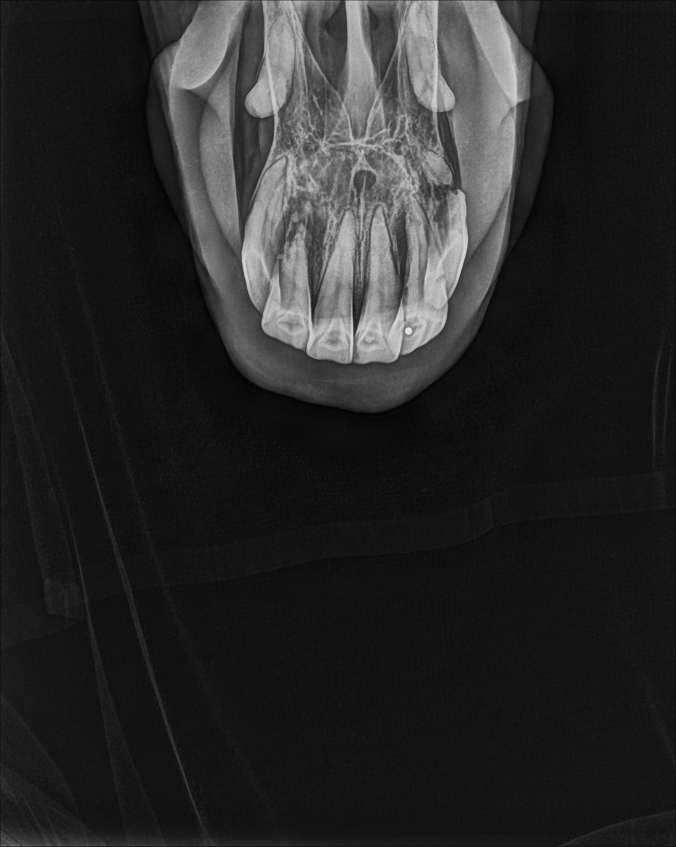
#> input picture resources/prova1.jpg, 2028 x 2540 px (shown at 1/3 size)
$ python automatic_analysis.py
#> lines starting #> are read from the running program, lines starting #| are printed output that depends on the picture
import cv2
import numpy as np
import matplotlib.pyplot as plt
from matplotlib.widgets import PolygonSelector
from matplotlib.path import Path as MplPath
from skimage.transform import resize
from skimage import exposure
from EntropyHub import DistEn2D

# ────────────────────────────────
# AUXILIARY FUNCTIONS
# ────────────────────────────────

def distEn2D_screening_classification(distance):
    if distance <= 0.2:
        return "No digital alterations", "No significant alterations detected in image texture."
    elif 0.2 < distance <= 0.4:
        return "Mild suspicion of EOTRH", "Mild texture alterations that may correspond to early stages."
    elif 0.4 < distance <= 0.6:
        return "Moderate suspicion of EOTRH", "Moderate texture alterations compatible with EOTRH."
    else:
        return "Strong suspicion of EOTRH", "Severe texture alterations coinciding with advanced EOTRH."

def load_and_prepare_image(image_path):
    # Load the image
    image = cv2.imread(image_path)
    if image is None:
        raise ValueError(f"Could not load image from {image_path}")

    # Convert to grayscale
    gray_image = cv2.cvtColor(image, cv2.COLOR_BGR2GRAY)

    # Normalize the image
    norm_image = cv2.normalize(gray_image, None, 0, 255, cv2.NORM_MINMAX)

    return norm_image

def select_polygon_roi(image):
    fig, ax = plt.subplots()
    ax.imshow(image, cmap='gray')
    ax.set_title("Select ROI with polygon (close polygon with right click)")

    selector = PolygonSelector(ax, lambda *args: None)
    plt.show()

    return selector.verts

def extract_polygonal_roi(image, vertices):
    # Create polygon mask
    h, w = image.shape
    x, y = np.meshgrid(np.arange(w), np.arange(h))
    x, y = x.flatten(), y.flatten()
    points = np.vstack((x, y)).T

    path = MplPath(vertices)
    mask = path.contains_points(points)
    mask = mask.reshape(h, w)

    # Apply mask
    roi = np.zeros_like(image)
    roi[mask] = image[mask]

    return roi

def calculate_entropy_distance(roi):
    # Resize ROI to standard size
    roi_resized = resize(roi, (100, 100))

    # Normalize image
    roi_norm = exposure.equalize_hist(roi_resized)

    # Calculate DistEn2D
    _, dist = DistEn2D(roi_norm, m=2, tau=1)

    return dist

def automatic_analysis():
    print("\n--- Automatic Digital Analysis ---")
    print("This analysis evaluates digital alterations in radiographic images.")

    # Request image path
    image_path = input("Enter the path to the radiographic image: ")
#> the answer given: ../resources/prova1.jpg

    try:
        # Load and prepare image
        image = load_and_prepare_image(image_path)
#> in load_and_prepare_image, image is the input picture: shape (2540, 2028, 3); min 0, max 238, mean 40.2

        # Select ROI for each tooth
        print("\nSelect ROI for tooth 101:")
        vertices_101 = select_polygon_roi(image)
#> in select_polygon_roi, `plt.show()`:
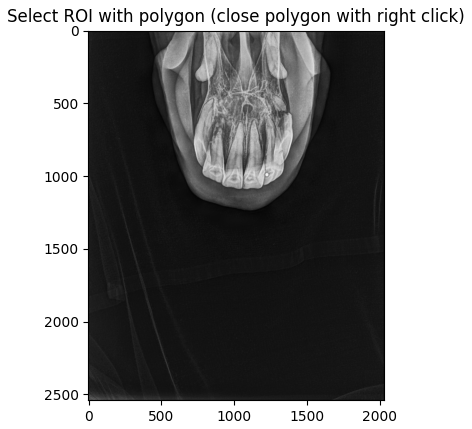
#> figure drawn by matplotlib, 1 panel
#> vertices_101 = []
        roi_101 = extract_polygonal_roi(image, vertices_101)

        print("\nSelect ROI for tooth 201:")
        vertices_201 = select_polygon_roi(image)
        roi_201 = extract_polygonal_roi(image, vertices_201)

        # Calculate entropy distances
        dist_101 = calculate_entropy_distance(roi_101)
        dist_201 = calculate_entropy_distance(roi_201)

        # Classify results
        classif_101, interp_101 = distEn2D_screening_classification(dist_101)
        classif_201, interp_201 = distEn2D_screening_classification(dist_201)

        # Show results
        print("\n--- Digital Analysis Results ---")
        print(f"\nTooth 101:")
        print(f"Entropy distance: {dist_101:.3f}")
        print(f"Classification: {classif_101}")
        print(f"Interpretation: {interp_101}")

        print(f"\nTooth 201:")
        print(f"Entropy distance: {dist_201:.3f}")
        print(f"Classification: {classif_201}")
        print(f"Interpretation: {interp_201}")

        # Return average score
        score = (dist_101 + dist_201) / 2
        return score

    except Exception as e:
        print(f"Error in automatic analysis: {str(e)}")
        return 0

if __name__ == "__main__":
    automatic_analysis()

$ run again, on resources/prova3.jpg
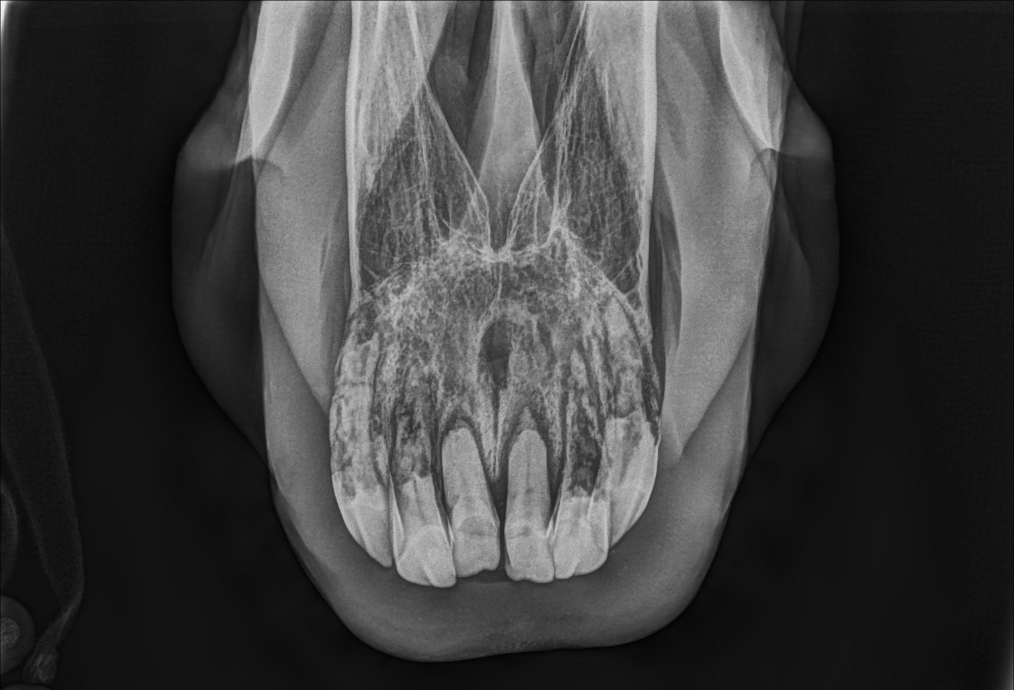
#> input picture resources/prova3.jpg, 2028 x 1380 px (shown at 1/2 size)
#> in load_and_prepare_image, image is the input picture: shape (1380, 2028, 3); min 0, max 254, mean 63.2
#> in select_polygon_roi, `plt.show()`:
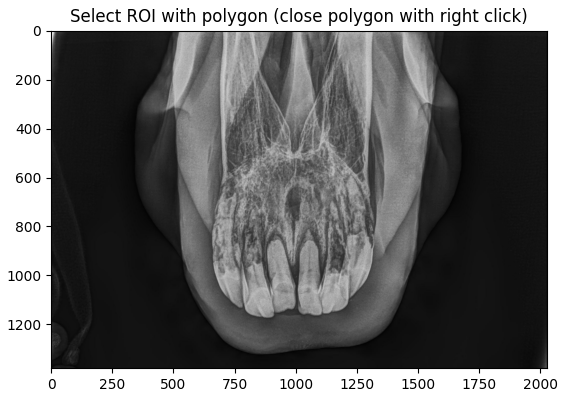
#> figure drawn by matplotlib, 1 panel
#> vertices_101 = []

$ run again, on resources/prova4.jpg
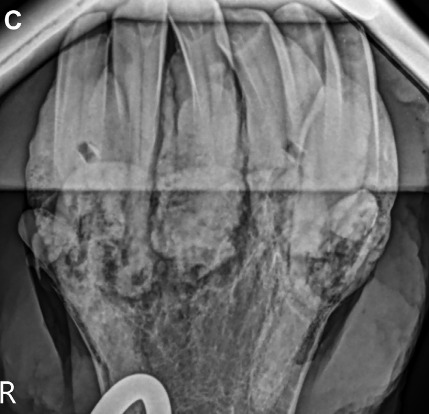
#> input picture resources/prova4.jpg, 429 x 414 px
#> in load_and_prepare_image, image is the input picture: shape (414, 429, 3); min 0, max 255, mean 107.8
#> in select_polygon_roi, `plt.show()`:
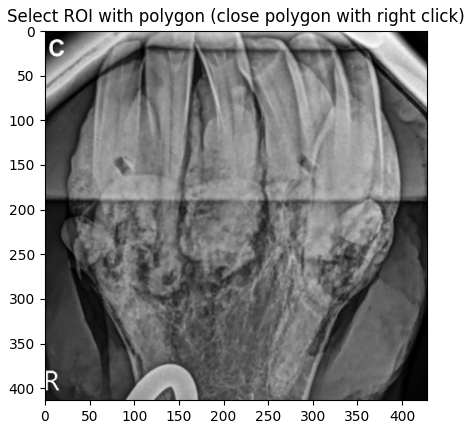
#> figure drawn by matplotlib, 1 panel
#> vertices_101 = []
